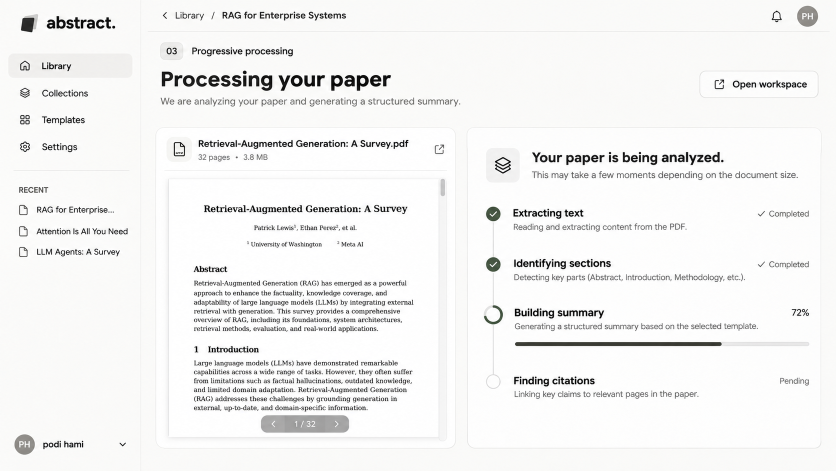
#> input picture UI/Abstract Paper Processing Dashboard.png, 1672 x 941 px, given in place of workspace-light.png, which was not available (shown at 1/2 size)
$ python landing-images.py out.png
#> lines starting #> are read from the running program, lines starting #| are printed output that depends on the picture
"""Spec 016 (D93): turn the Workspace screenshots into the landing page's images.

    uv run --project ../api python scripts/landing-images.py public/landing

WebP at 1600 and 960 px wide for both themes, and a 1200 x 630 Open Graph image (light).
"""

import sys
from pathlib import Path

from PIL import Image

out = Path(sys.argv[1] if len(sys.argv) > 1 else "public/landing")
for theme in ("light", "dark"):
    source = out / f"workspace-{theme}.png"
    image = Image.open(source).convert("RGB")
#> image is the input picture: PIL image 1672x941 RGB; mean R, G, B 242.1, 242.1, 241.5
    for width in (1600, 960):
        height = round(image.height * width / image.width)
        image.resize((width, height), Image.LANCZOS).save(
            out / f"workspace-{theme}-{width}.webp", "WEBP", quality=82, method=6
        )
#> this loop made 2 passes
#> pass 1, `image.resize((width, height), Image.LANCZOS).save( out / f"workspace-{..`:
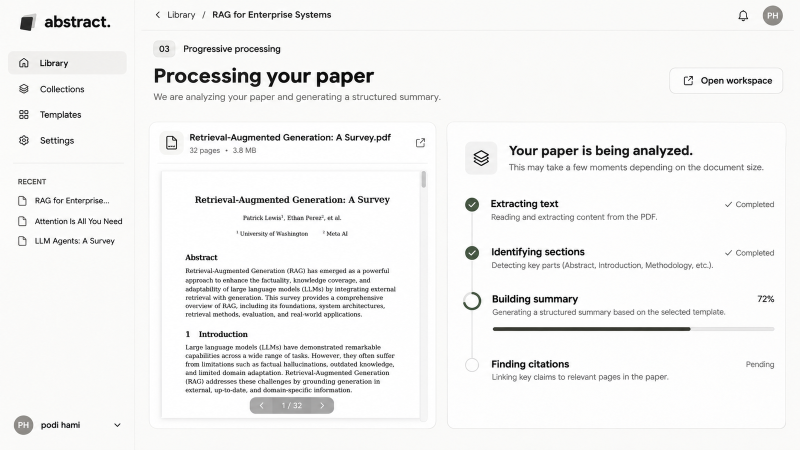
#> saved as workspace-light-1600.webp: PIL image 1600x900 RGB (shown at 1/2 size); mean R, G, B 242.1, 242, 241.4
#> pass 2, `image.resize((width, height), Image.LANCZOS).save( out / f"workspace-{..`:
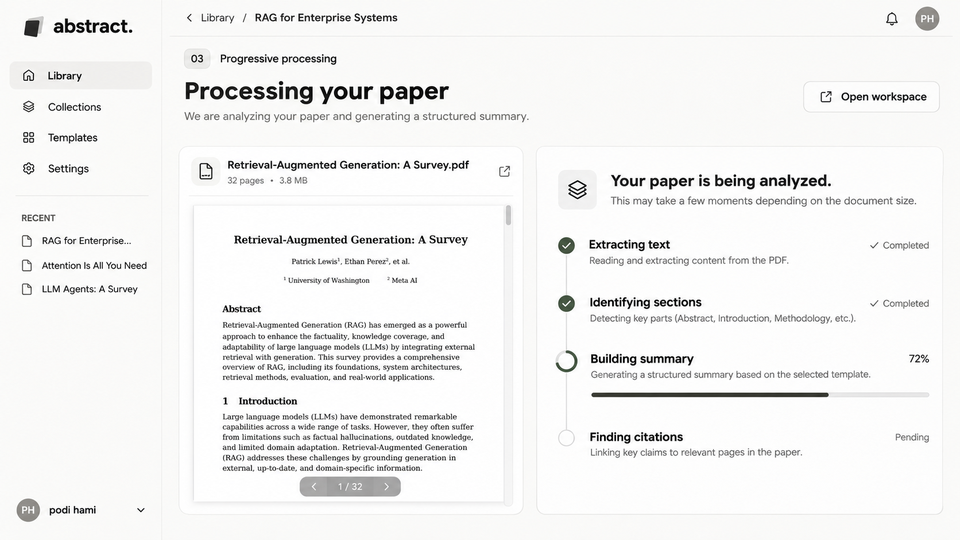
#> saved as workspace-light-960.webp: PIL image 960x540 RGB; mean R, G, B 242, 241.9, 241.3
    if theme == "light":
        og = image.resize((1200, 750), Image.LANCZOS).crop((0, 0, 1200, 630))
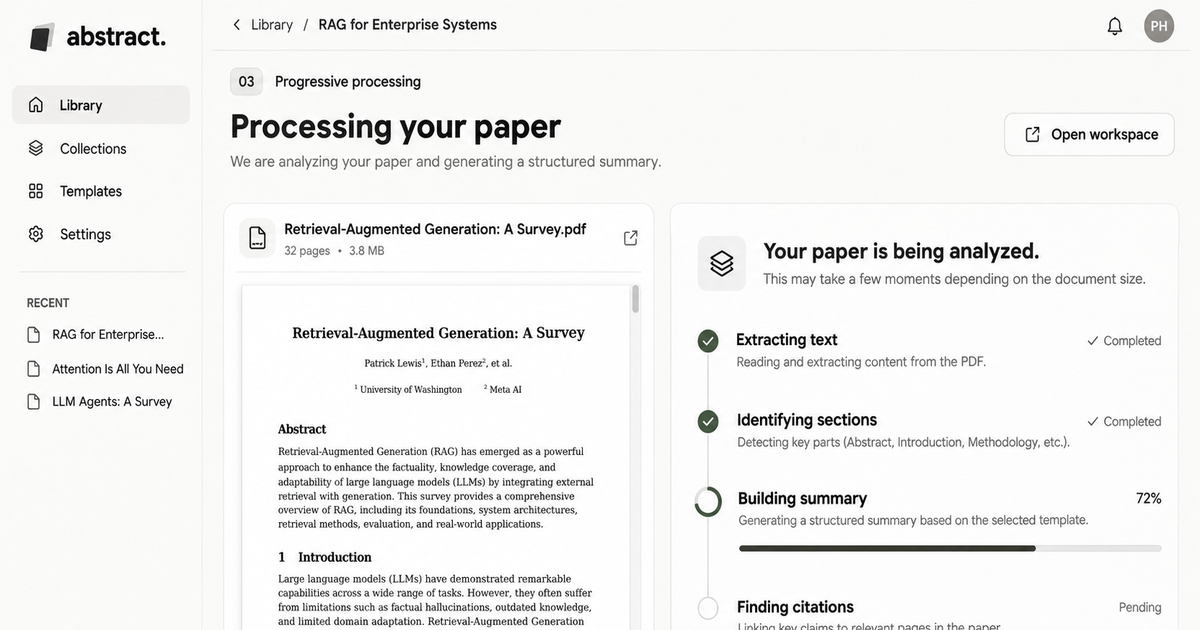
#> og: PIL image 1200x630 RGB; mean R, G, B 241.3, 241.2, 240.7
        og.save(out / "og.png", "PNG", optimize=True)
    source.unlink()
#> pass 2 of the loop `for theme in ("light", "dark"):`:
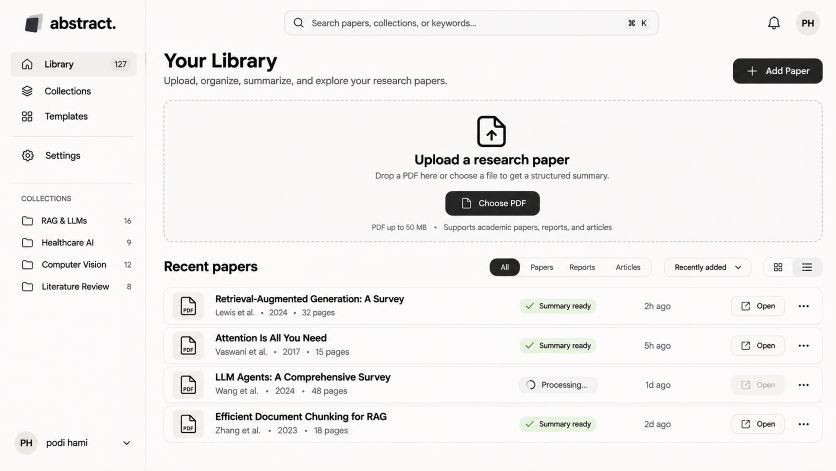
#> input picture UI/Abstract Research Library Dashboard.png, 1672 x 941 px, given in place of workspace-dark.png, which was not available (shown at 1/2 size)
#> image is the input picture: PIL image 1672x941 RGB; mean R, G, B 241.6, 240.5, 239.9
#> the loop `for width in (1600, 960):` made 2 passes
#> pass 1, `image.resize((width, height), Image.LANCZOS).save( out / f"workspace-{..`:
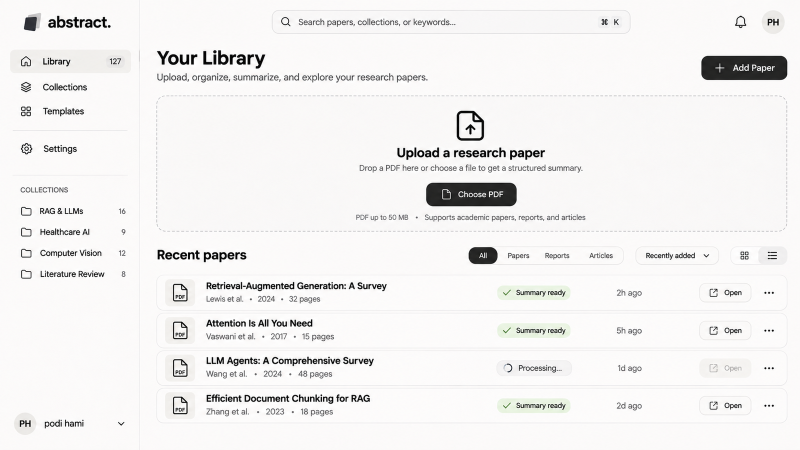
#> saved as workspace-dark-1600.webp: PIL image 1600x900 RGB (shown at 1/2 size); mean R, G, B 241.6, 240.4, 239.9
#> pass 2, `image.resize((width, height), Image.LANCZOS).save( out / f"workspace-{..`:
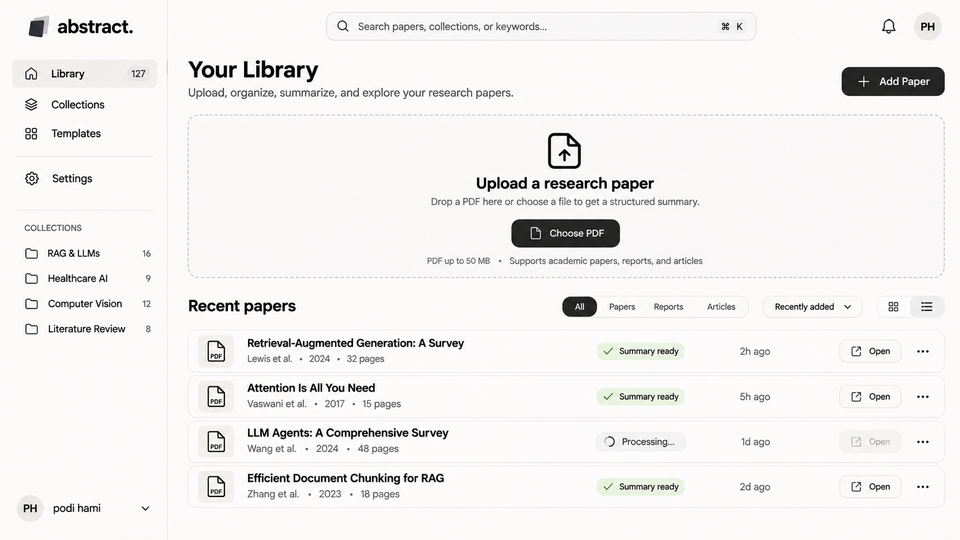
#> saved as workspace-dark-960.webp: PIL image 960x540 RGB; mean R, G, B 241.5, 240.4, 239.9
#> (the run stopped early here; a loop or call above may not have finished)
